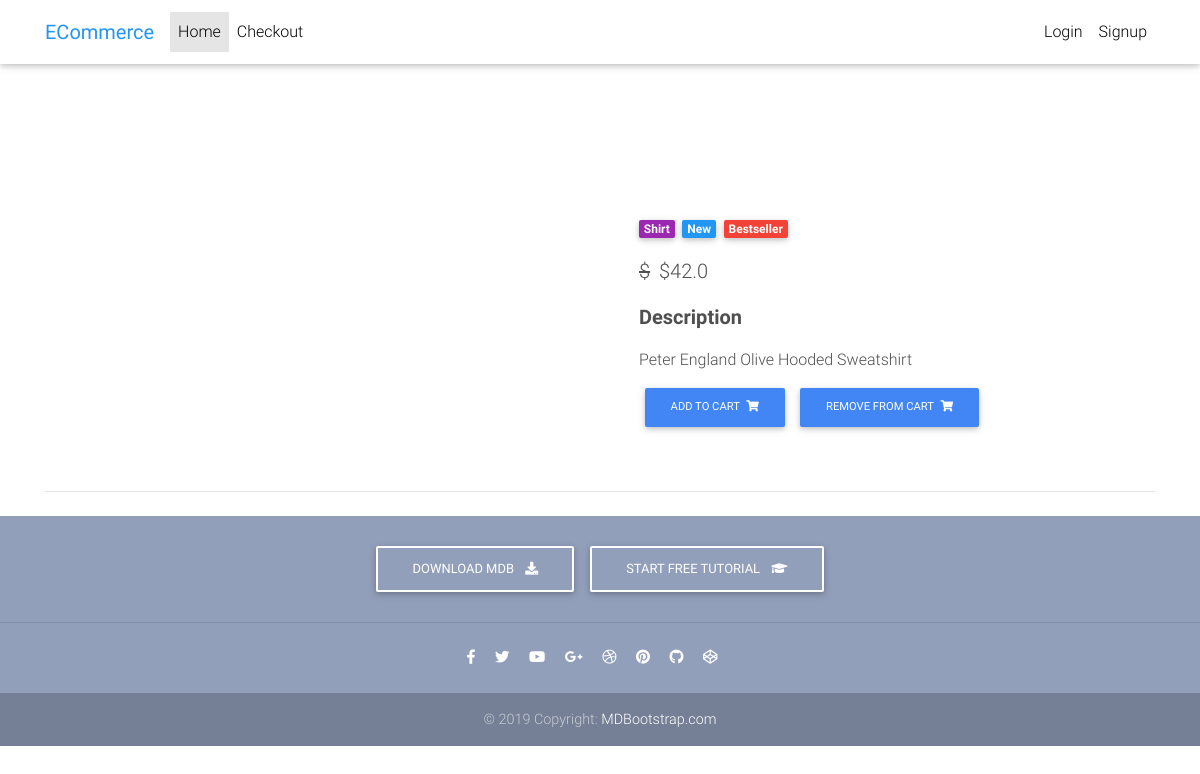
The page /product/test1/ on the database its author committed.
### core/models.py (models this page shows, shortened)
class Item(models.Model):
    title = models.CharField(max_length=100)
    price = models.FloatField()
    discount_price = models.FloatField(blank=True, null=True)
    category = models.CharField(choices=CATEGORY_CHOICES, max_length=2)
    label = models.CharField(choices=LABEL_CHOICES, max_length=1)
    slug = models.SlugField()
    description = models.TextField()
    def get_add_to_cart_url(self):
        return reverse("core:add-to-cart", kwargs={
            'slug': self.slug
        })
    def get_remove_from_cart_url(self):
        return reverse("core:remove-from-cart", kwargs={
            'slug': self.slug
        })

### core/views.py (the view)
# urls.py: path('product/<slug>/', ItemDetailView.as_view(), name='product'),
class ItemDetailView(DetailView):
    model = Item
    template_name = "product.html"

### templates/product.html (shortened to what this page needs)
{% extends 'base.html' %}
{% block content %}
  <main class="mt-5 pt-4">
    <div class="container dark-grey-text mt-5">
      <div class="row wow fadeIn">
        <div class="col-md-6 mb-4">
        </div>
        <div class="col-md-6 mb-4">
          <div class="p-4">
            <div class="mb-3">
              <a href="">
                <span class="badge purple mr-1">{{object.get_category_display}}</span>
              </a>
              <a href="">
                <span class="badge blue mr-1">New</span>
              </a>
              <a href="">
                <span class="badge red mr-1">Bestseller</span>
              </a>
            </div>
            <p class="lead">
              <span class="mr-1">
                {% if object.discount_price %}
                <del>${{object.discounr_price}}</del>
                {% endif %}
              </span>
              <span>${{object.price}}</span>
            </p>
            <p class="lead font-weight-bold">Description</p>
            <p>{{object.description}}</p>
              <a href="{{object.get_add_to_cart_url}}" class="btn btn-primary btn-md my-0 p" type="submit">Add to cart
                <i class="fas fa-shopping-cart ml-1"></i>
              </a>
              <a href="{{object.get_remove_from_cart_url}}" class="btn btn-primary btn-md my-0 p" type="submit">Remove from cart
                <i class="fas fa-shopping-cart ml-1"></i>
              </a>
          </div>
        </div>
      </div>
      <hr>
    </div>
  </main>
 {% endblock content %}

### templates/base.html (style rules this page uses)
html, body, header, .carousel { height: 60vh; }

### rows shown on the page
Item: category "Shirt", price "42.0", description "Peter England Olive Hooded Sweatshirt"
